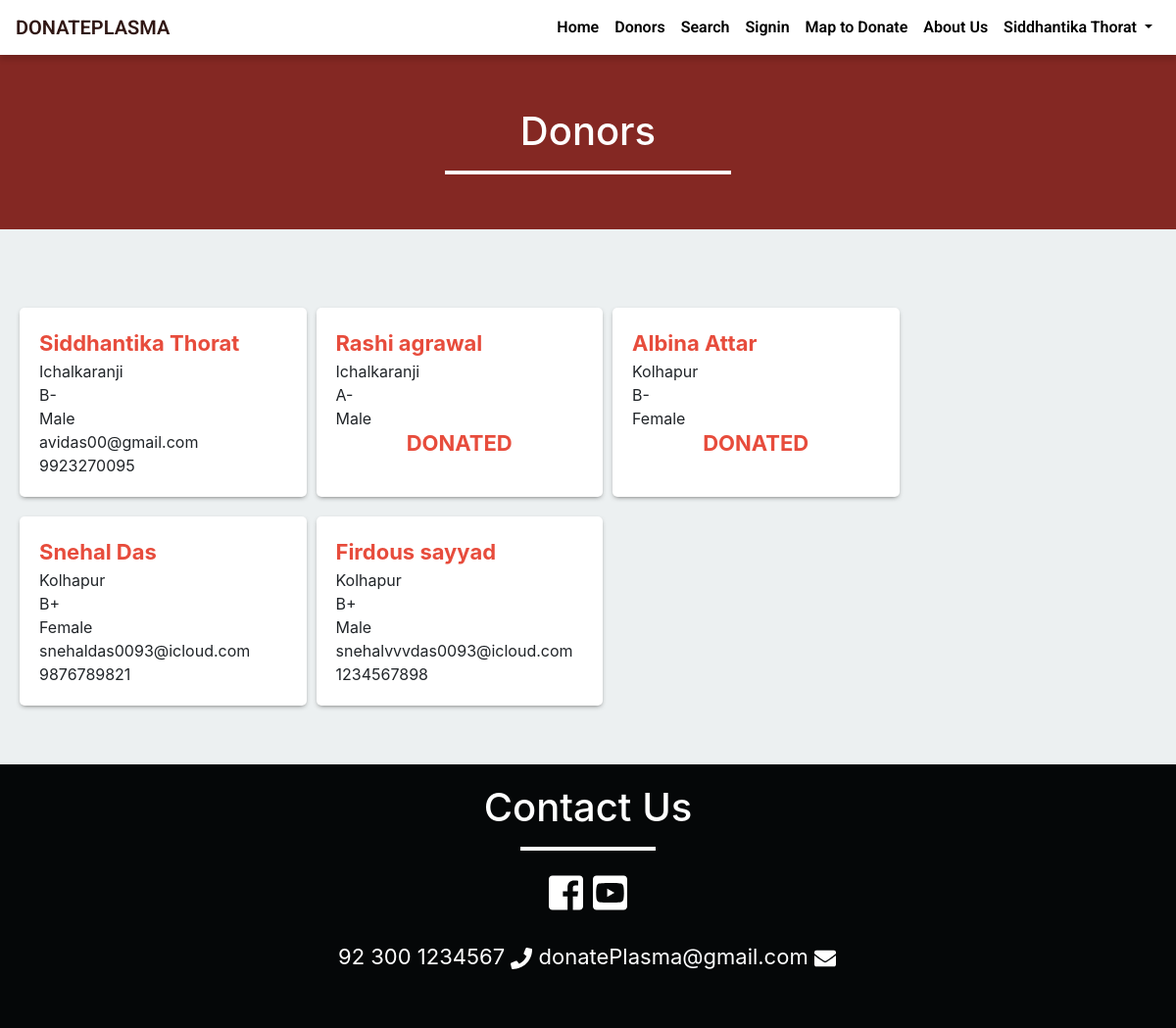
Screenshot of /donor.php (signed in) with the database file from the repository.
### tables this page shows
CREATE TABLE `donor` (
  `id` int(11) NOT NULL,
  `name` varchar(50) NOT NULL,
  `gender` varchar(10) NOT NULL,
  `email` varchar(50) NOT NULL,
  `city` varchar(50) NOT NULL,
  `dob` varchar(50) NOT NULL,
  `contact_no` varchar(10) NOT NULL,
  `save_life_date` varchar(20) NOT NULL,
  `password` varchar(100) NOT NULL,
  `blood_group` varchar(10) NOT NULL
);

### donor.php (the view, shortened to what this page needs)
<?php
	include ('include/header.php');
?>
<div class="container-fluid red-background size">
	<div class="row">
		<div class="col-md-6 offset-md-3">
			<h1 class="text-center">Donors</h1>
			<hr class="white-bar">
		</div>
	</div>
</div>
<div class="container" style="padding: 60px 0;">
	<div class="row data">
	<?php
	$sql = "SELECT * FROM donor";
	$result = mysqli_query($connection,$sql);
	if( mysqli_num_rows($result)>0){
		while($row = mysqli_fetch_assoc($result)){
			if($row['save_life_date']=='0'){
				echo '
			<div class= "col-md-3 col-sm-12 col-lg-3 donors_data">
				<span class ="name">'.$row['name'].'</span>
				<span>'.$row['city'].'</span>
				<span>'.$row['blood_group'].'</span>
				<span>'.$row['gender'].'</span>
				<span>'.$row['email'].'</span>
				<span>'.$row['contact_no'].'</span>
				</div>
			   ';
			}else{
				$date = $row['save_life_date'];
				$start = date_create("$date");
								$end = date_create();
								$diff = date_diff($start,$end);
								$diffMonth = $diff->m;
								if($diffMonth >=3){
									echo '
			<div class= "col-md-3 col-sm-12 col-lg-3 donors_data">
				<span class ="name">'.$row['name'].'</span>
				<span>'.$row['city'].'</span>
				<span>'.$row['blood_group'].'</span>
				<span>'.$row['gender'].'</span>
				<span>'.$row['email'].'</span>
				<span>'.$row['contact_no'].'</span>
				</div>
			   ';
								}else{
									echo '
									<div class= "col-md-3 col-sm-12 col-lg-3 donors_data">
										 <span class ="name">'.$row['name'].'</span>
										 <span>'.$row['city'].'</span>
										 <span>'.$row['blood_group'].'</span>
										 <span>'.$row['gender'].'</span>
										 <h4 class="name text-center">DONATED</h4>
										 </div>
										';
								}
			}
		}
	}
	?>
	</div>
</div>
<?php
	include ('include/footer.php');
?>

### css/styles.css (style rules this page uses)
h1, h2, h3, h4, h5, h6 { color: #7893a8; }
h1 { font-weight: 300; font-size: 40px; }
h3, h4 { font-weight: 300; }

### css/custom.css (style rules this page uses)
.white-bar { height: 3px; width: 50%; color: white; background-color: white; }
.red-background { background-color: #842823; min-height: 460px; height: auto; padding: 10px }

### donor.php (style rules this page uses)
.size { min-height: 0px; padding: 60px 0 40px 0; }
h1 { color: white; }
span { display: block; }
.name { color: #e74c3c; font-size: 22px; font-weight: 700; }
.donors_data { background-color: white; border-radius: 5px; margin:20px 5px 0px 5px; -webkit-box-shadow: 0px 2px 5px -2px rgba(89,89,89,0.95); -moz-box-shadow: 0px 2px 5px -2px rgba(89,89,89,0.95); box-shadow: 0px 2px 5px -2px rgba(89,89,89,0.95); padding: 20px; }

### rows the page displays
donor: name "Siddhantika Thorat", city "Ichalkaranji", blood_group "B-", gender "Male", email "avidas00@gmail.com", contact_no "9923270095"
donor: name "Rashi agrawal", city "Ichalkaranji", blood_group "A-", gender "Male"
donor: name "Albina Attar", city "Kolhapur", blood_group "B-", gender "Female"
donor: name "Snehal Das", city "Kolhapur", blood_group "B+", gender "Female", email "snehaldas0093@icloud.com", contact_no "9876789821"
donor: name "Firdous sayyad", city "Kolhapur", blood_group "B+", gender "Male", email "snehalvvvdas0093@icloud.com", contact_no "1234567898"

### other values shown
$_SESSION['name'] "Siddhantika Thorat"
